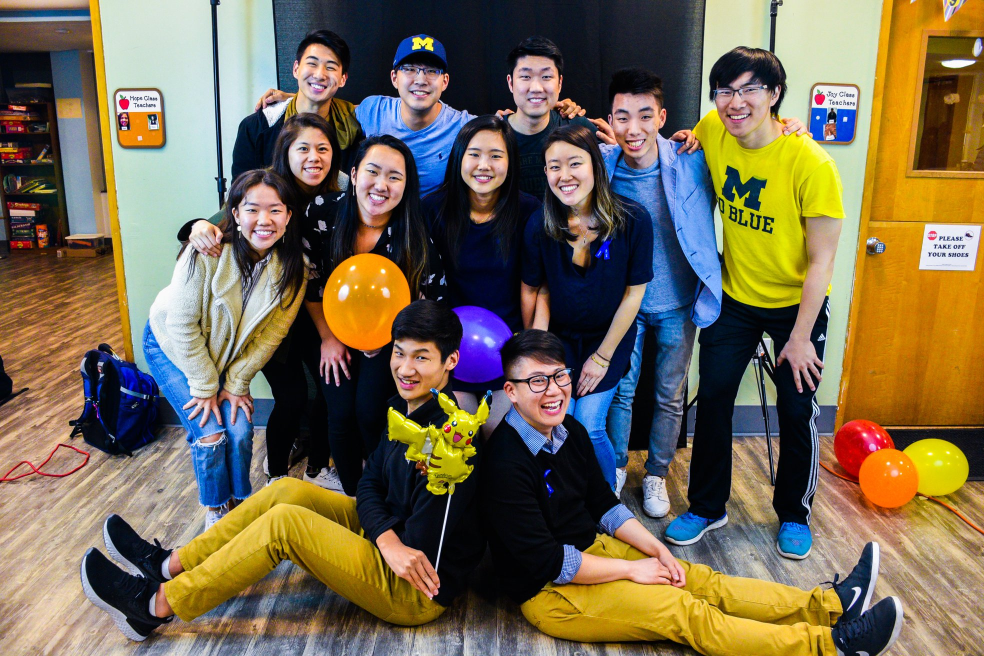
#> input picture castle.jpg, 1968 x 1312 px (shown at 1/2 size)
$ python ContentAwareResizingImages.py   (older library calls are emulated)
#> lines starting #> are read from the running program, lines starting #| are printed output that depends on the picture
import cv2
import numpy as np
from skimage import transform

direction = 'vertical'  # vertical/horizontal
seams_per_iter = 1  # number of pixels to remove each iteration (lower is cleaner)
final_size = 0.5  # fraction of original image dimension to compress original into

img = cv2.imread('castle.jpg')
#> img is the input picture: shape (1312, 1968, 3); mean B, G, R 82.3, 105.7, 118.5

reso = img.shape  # resize for speed
#> reso = (1312, 1968, 3)
reso = [int(x * 1) for x in reso]  # reduce size by some fraction
#> reso = [1312, 1968, 3]
img = cv2.resize(img, (reso[1], reso[0]))

# set scale factor
if direction == 'vertical':
    scale = img.shape[1]
#> scale = 1968
elif direction == 'horizontal':
    scale = img.shape[0]
scale = int(final_size * scale)  # ratio to scale into
#> scale = 984
print("%d pixels to remove at %d seams per iteration" % (scale, seams_per_iter))
#| 984 pixels to remove at 1 seams per iteration


# compute energy map (Sobel gradient magnitude representation) on grayscale
def create_energy_map(img):
    gray = cv2.cvtColor(img, cv2.COLOR_BGR2GRAY)  # convert to gray scale
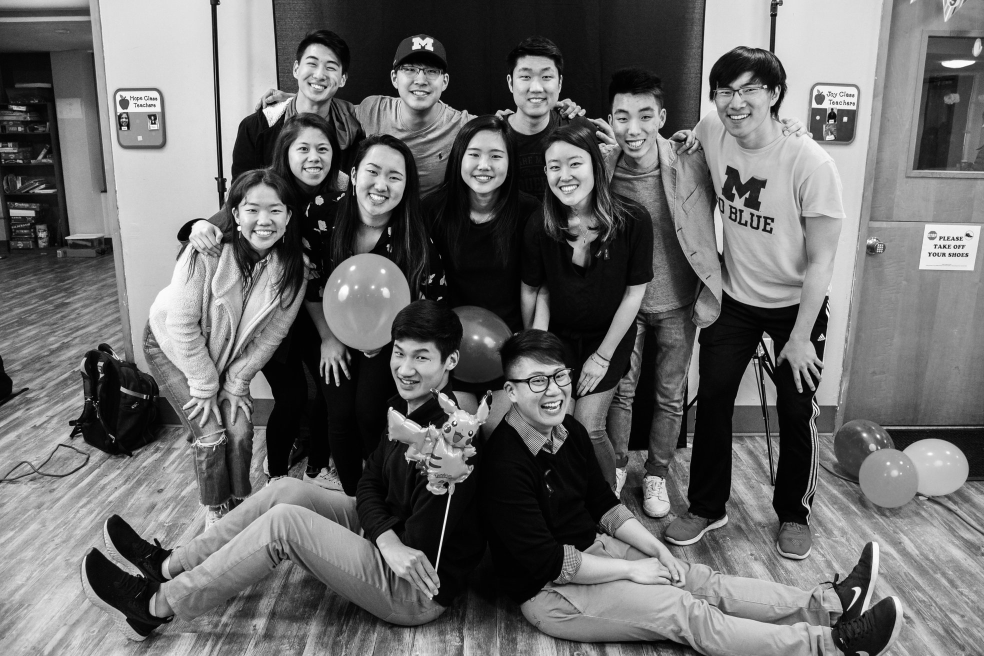
#> gray: shape (1312, 1968) (shown at 1/2 size); min 0, max 255, mean 106.9
    gray = cv2.GaussianBlur(gray, (3, 3), 0)  # reduce high frequency noise
    sobel_x = cv2.Sobel(gray, cv2.CV_64F, 1, 0, ksize=5)  # sobel X
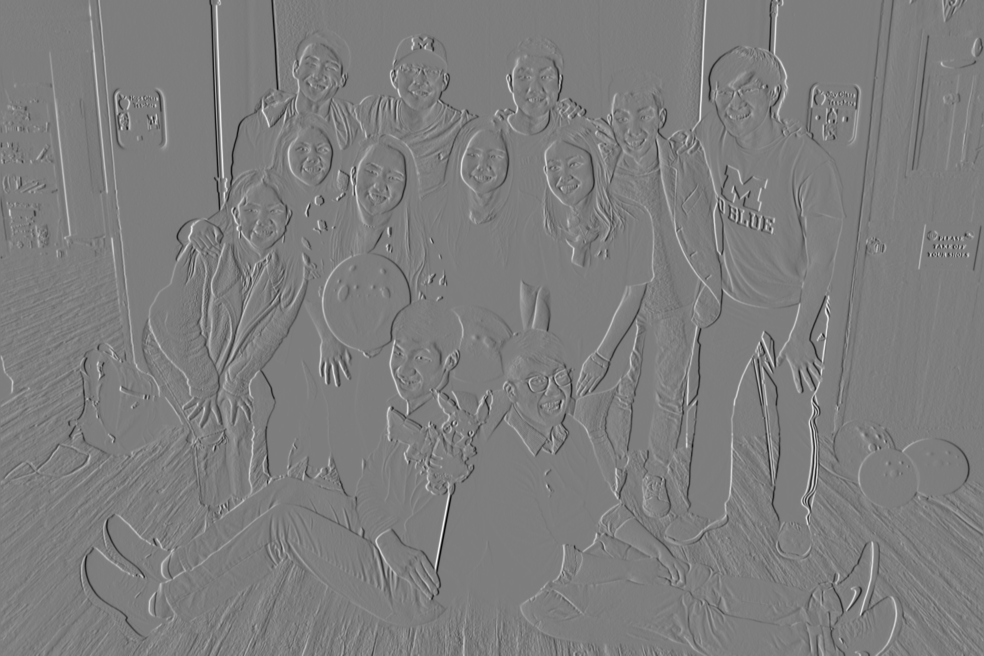
#> sobel_x: shape (1312, 1968) float64 (shown at 1/2 size); min -8894, max 9131, mean 1.3; drawn with min black and max white
    sobel_x = cv2.convertScaleAbs(sobel_x)  # get 8bit abs value
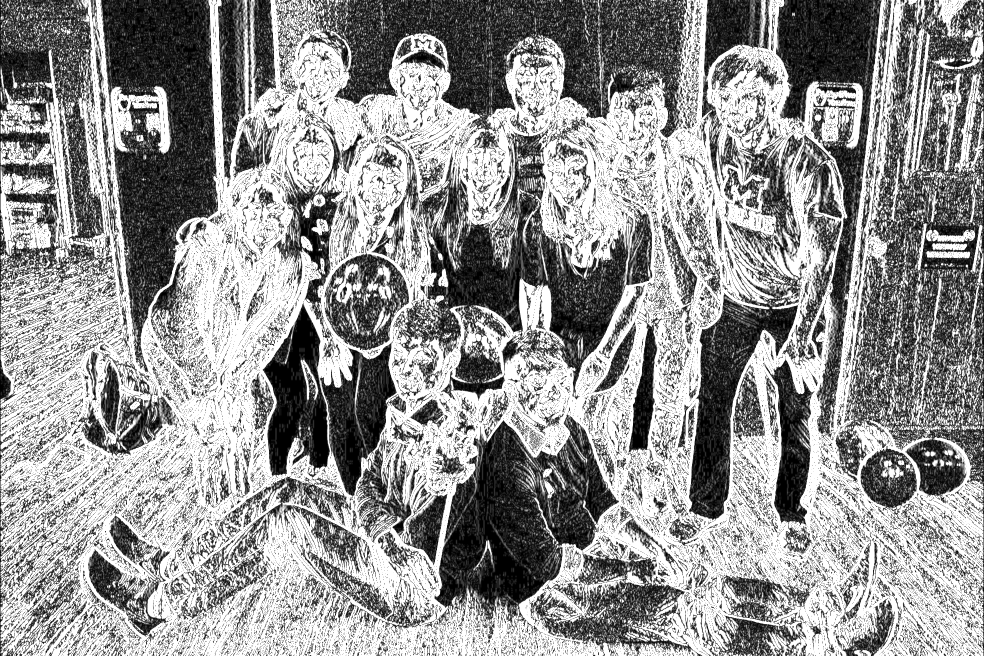
#> sobel_x: shape (1312, 1968) (shown at 1/2 size); min 0, max 255, mean 146.6
    sobel_y = cv2.Sobel(gray, cv2.CV_64F, 0, 1, ksize=5)  # sobel Y
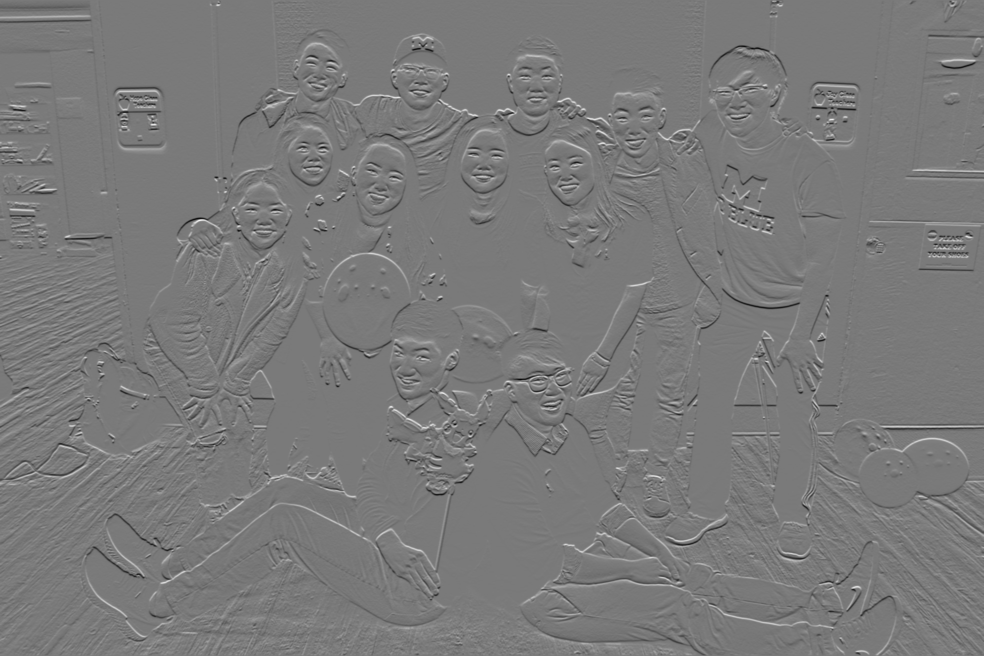
#> sobel_y: shape (1312, 1968) float64 (shown at 1/2 size); min -8010, max 8701, mean 2; drawn with min black and max white
    sobel_y = cv2.convertScaleAbs(sobel_y)
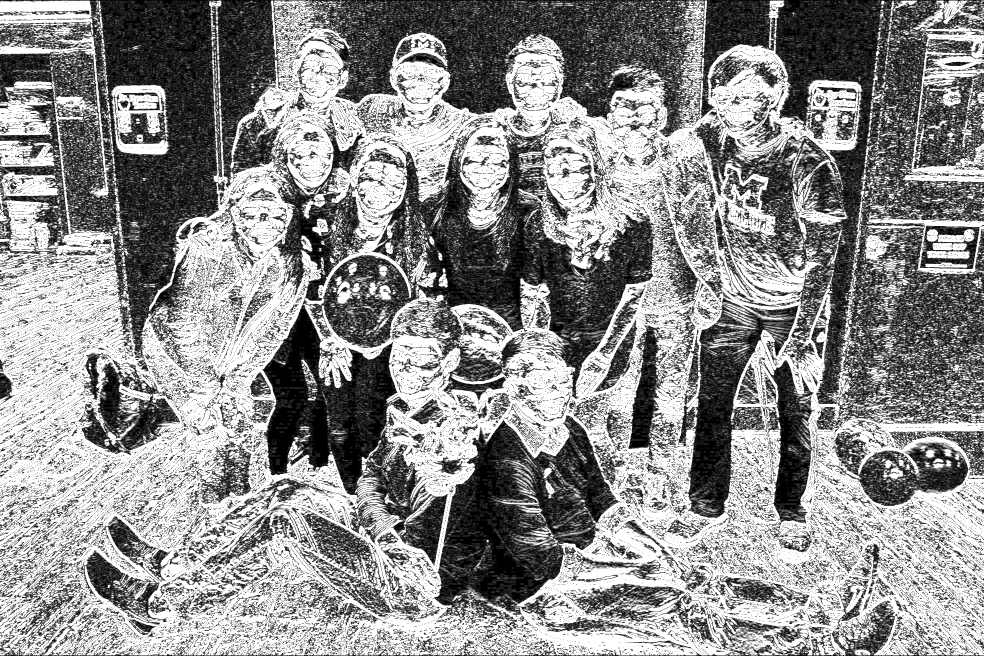
#> sobel_y: shape (1312, 1968) (shown at 1/2 size); min 0, max 255, mean 141.1
    energy_map = cv2.addWeighted(sobel_x, 0.5, sobel_y, 0.5, 0)
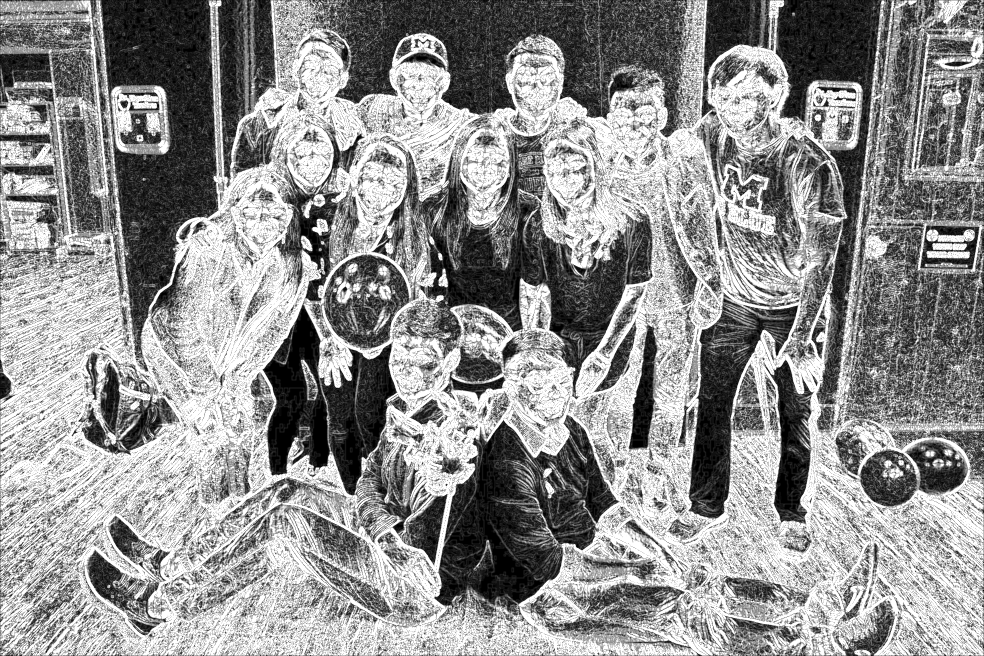
#> energy_map: shape (1312, 1968) (shown at 1/2 size); min 0, max 255, mean 143.8
    return energy_map


energy_map = create_energy_map(img)

cv2.imshow('original', energy_map)
cv2.waitKey(0)
cv2.destroyAllWindows()

for i, num_seams in enumerate(range(seams_per_iter, scale, seams_per_iter)):
    #Where the actual carving happens.
#> (the run stopped early here; a loop or call above may not have finished)

$ run again, with carved983.jpg copied over castle.jpg
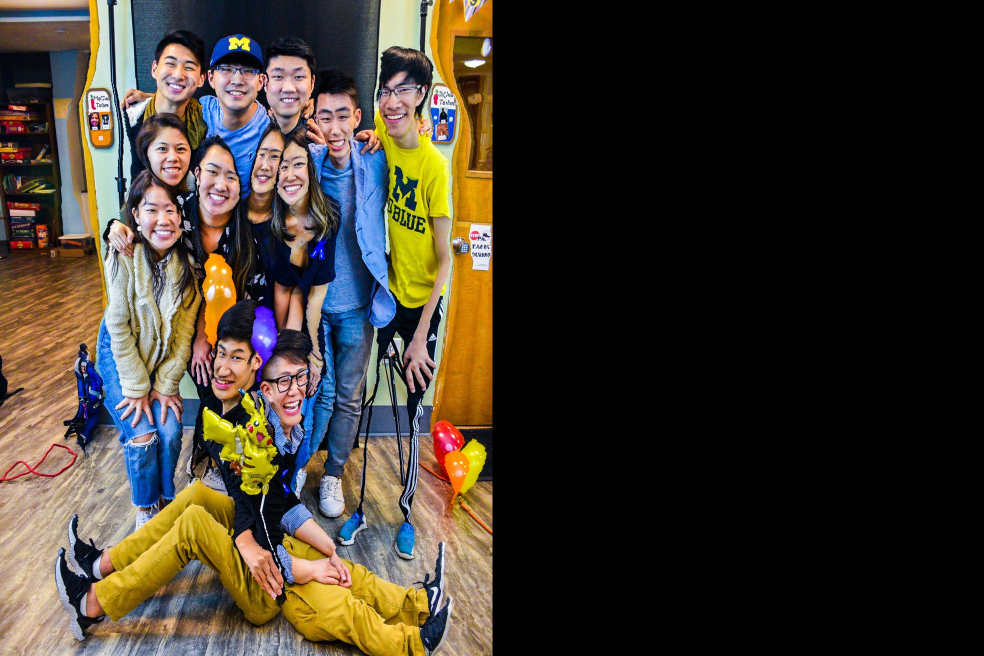
#> input picture carved983.jpg, 1968 x 1312 px (shown at 1/2 size)
#> img is the input picture: shape (1312, 1968, 3); mean B, G, R 45.3, 55.7, 63.2
#| 984 pixels to remove at 1 seams per iteration
#> in create_energy_map, `sobel_y = cv2.Sobel(gray, cv2.CV_64F, 0, 1, ksize=5)`:
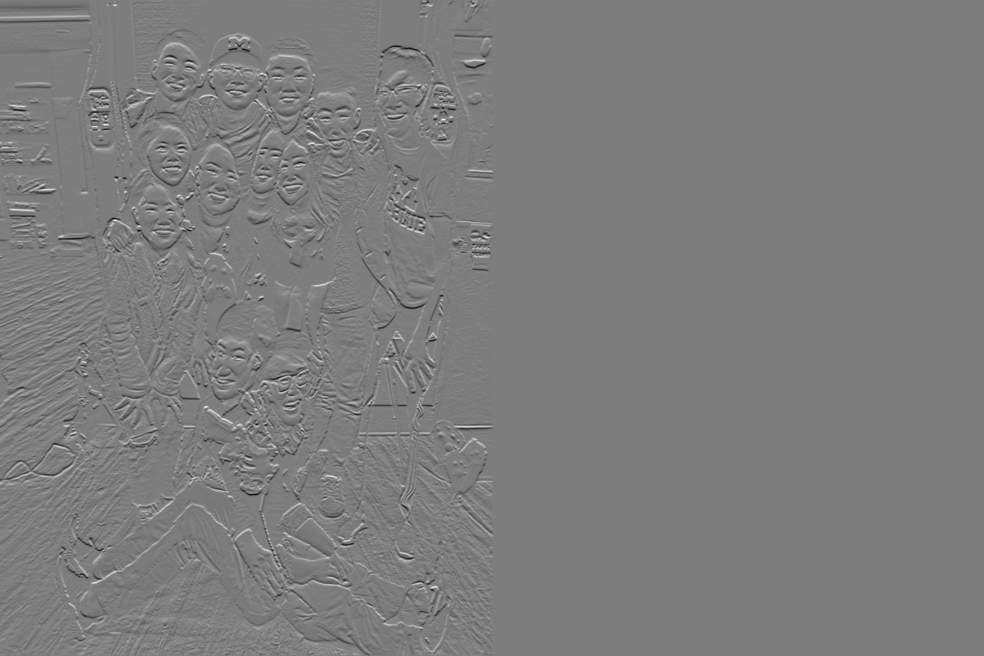
#> sobel_y: shape (1312, 1968) float64 (shown at 1/2 size); min -7995, max 8275, mean 1.9; drawn with min black and max white
#> in create_energy_map, `energy_map = cv2.addWeighted(sobel_x, 0.5, sobel_y, 0.5, 0)`:
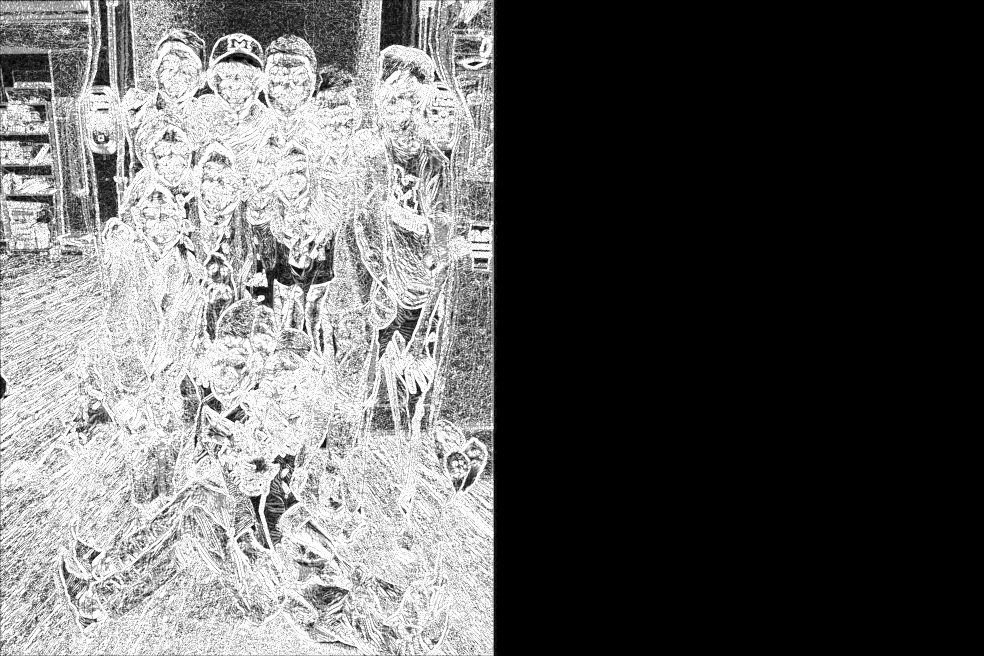
#> energy_map: shape (1312, 1968) (shown at 1/2 size); min 0, max 255, mean 95.4
